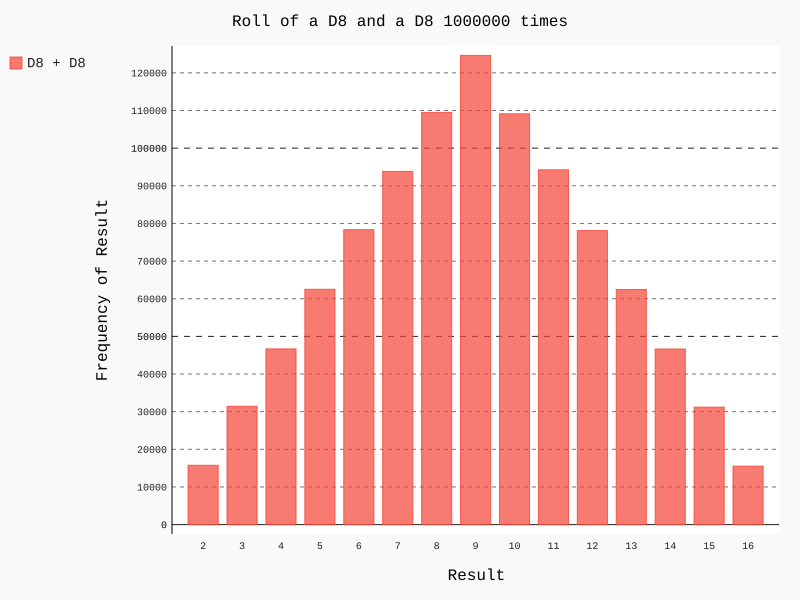

Write the Python code that produced this figure.
from die import Die
from pygal import Bar

die_1 = Die(8)
die_2 = Die(8)

times = 1000000

results = [die_1.roll() + die_2.roll() for _ in range(times)]

max_result = die_1.sides + die_2.sides
frequencies = [results.count(value) for value in range(2, max_result+1)]

hist = Bar()

hist.title = 'Roll of a D8 and a D8 ' + str(times) + ' times'
hist.x_labels = [str(i) for i in range(2, max_result+1)]
hist.x_title = 'Result'
hist.y_title = 'Frequency of Result'

hist.add('D8 + D8', frequencies)
hist.render_to_file('d8.svg')
